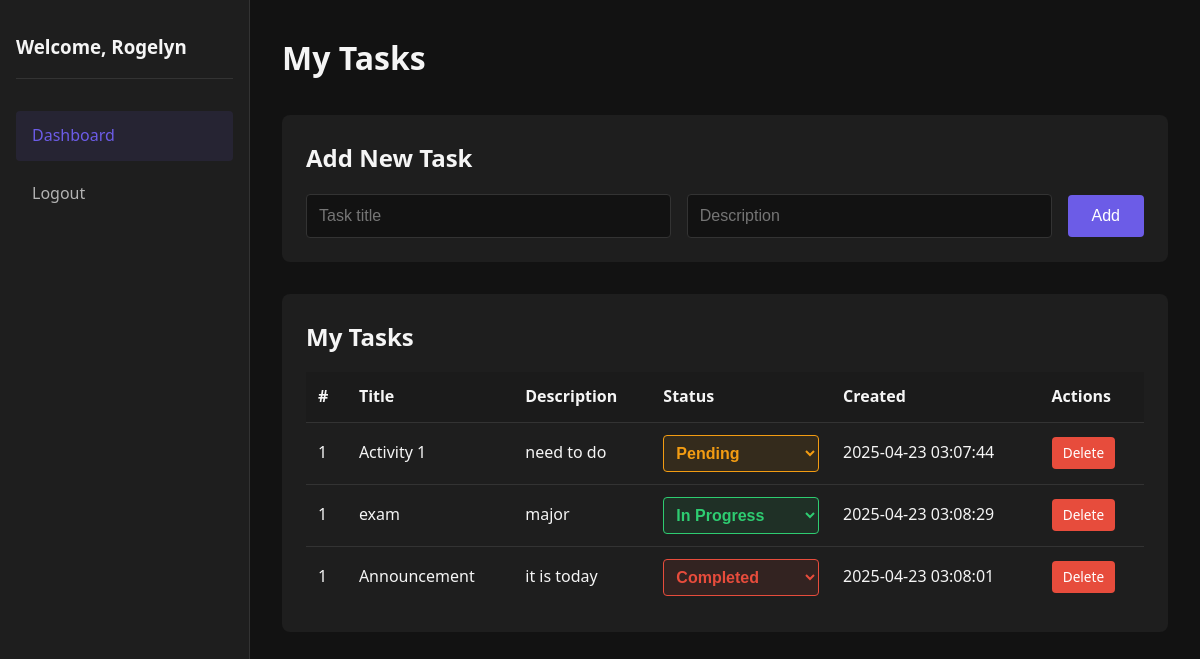
/dashboard (signed in), run on the app's committed database.
### tables this page shows
CREATE TABLE todos (
        id INTEGER PRIMARY KEY AUTOINCREMENT,
        user_id INTEGER NOT NULL,
        title TEXT NOT NULL,
        description TEXT,
        status TEXT DEFAULT 'pending',
        created_at TIMESTAMP DEFAULT CURRENT_TIMESTAMP,
        FOREIGN KEY (user_id) REFERENCES users (id)
    );

### app.py (the view)
@app.route('/dashboard')
@login_required
def dashboard():
    conn = get_db_connection()
    todos = conn.execute('SELECT * FROM todos WHERE user_id = ? ORDER BY created_at DESC', (session['user_id'],)).fetchall()
    conn.close()
    return render_template('dashboard.html', todos=todos)

### app.py (called while the page is built)
def get_db_connection():
    conn = sqlite3.connect('todo.db')
    conn.row_factory = sqlite3.Row
    return conn

def login_required(f):
    @wraps(f)
    def decorated_function(*args, **kwargs):
        if 'user_id' not in session:
            flash('Please login first', 'error')
            return redirect(url_for('login'))
        return f(*args, **kwargs)
    return decorated_function

@app.after_request
def add_header(response):
    response.headers['Cache-Control'] = 'no-store, no-cache, must-revalidate, max-age=0'
    response.headers['Pragma'] = 'no-cache'
    response.headers['Expires'] = '0'
    return response

### templates/dashboard.html (shortened to what this page needs)
<!DOCTYPE html>
<html lang="en">
<head>
</head>
<body>
    <div class="dashboard-container">
        <nav class="sidebar">
            <div class="user-info">
                <h3>Welcome, {{ session.username }}</h3>
            </div>
            <ul class="menu">
                <li class="active"><a href="{{ url_for('dashboard') }}">Dashboard</a></li>
                <li><a href="{{ url_for('logout') }}">Logout</a></li>
            </ul>
        </nav>
        <main class="content">
            <header>
                <h1>My Tasks</h1>
            </header>
            <div class="add-todo">
                <h2>Add New Task</h2>
                <form action="{{ url_for('add_todo') }}" method="post">
                    <div class="form-row">
                        <input type="text" name="title" placeholder="Task title" required>
                        <input type="text" name="description" placeholder="Description">
                        <button type="submit" class="btn primary">Add</button>
                    </div>
                </form>
            </div>
            <div class="todo-list">
                <h2>My Tasks</h2>
                {% if todos %}
                    <table>
                        <thead>
                            <tr>
                                <th>#</th>
                                <th>Title</th>
                                <th>Description</th>
                                <th>Status</th>
                                <th>Created</th>
                                <th>Actions</th>
                            </tr>
                        </thead>
                        <tbody>
                            {% for todo in todos if todo.status == 'pending' %}
                                <tr>
                                    <td>{{ loop.index }}</td>
                                    <td>{{ todo.title }}</td>
                                    <td>{{ todo.description }}</td>
                                    <td>
                                        <form action="{{ url_for('update_todo', todo_id=todo.id) }}" method="post">
                                            <select name="status" onchange="this.form.submit()" class="status-select status-pending">
                                                <option value="pending" selected>Pending</option>
                                            </select>
                                        </form>
                                    </td>
                                    <td>{{ todo.created_at }}</td>
                                    <td>
                                        <a href="{{ url_for('delete_todo', todo_id=todo.id) }}" class="btn danger small">Delete</a>
                                    </td>
                                </tr>
                            {% endfor %}
                            {% for todo in todos if todo.status == 'in-progress' %}
                                <tr>
                                    <td>{{ loop.index }}</td>
                                    <td>{{ todo.title }}</td>
                                    <td>{{ todo.description }}</td>
                                    <td>
                                        <form action="{{ url_for('update_todo', todo_id=todo.id) }}" method="post">
                                            <select name="status" onchange="this.form.submit()" class="status-select status-in-progress">
                                                <option value="in-progress" selected>In Progress</option>
                                            </select>
                                        </form>
                                    </td>
                                    <td>{{ todo.created_at }}</td>
                                    <td>
                                        <a href="{{ url_for('delete_todo', todo_id=todo.id) }}" class="btn danger small">Delete</a>
                                    </td>
                                </tr>
                            {% endfor %}
                            {% for todo in todos if todo.status == 'completed' %}
                                <tr>
                                    <td>{{ loop.index }}</td>
                                    <td>{{ todo.title }}</td>
                                    <td>{{ todo.description }}</td>
                                    <td>
                                        <form action="{{ url_for('update_todo', todo_id=todo.id) }}" method="post">
                                            <select name="status" onchange="this.form.submit()" class="status-select status-completed">
                                                <option value="completed" selected>Completed</option>
                                            </select>
                                        </form>
                                    </td>
                                    <td>{{ todo.created_at }}</td>
                                    <td>
                                        <a href="{{ url_for('delete_todo', todo_id=todo.id) }}" class="btn danger small">Delete</a>
                                    </td>
                                </tr>
                            {% endfor %}
                        </tbody>
                    </table>
                {% else %}
                    <p class="no-todos">No tasks found. Add one to get started!</p>
                {% endif %}
            </div>
        </main>
    </div>
</body>
</html>

### templates/dashboard.html (style rules this page uses)
:root { --primary-color: #6c5ce7; --secondary-color: #a29bfe; --bg-color: #121212; --bg-secondary: #1e1e1e; --text-color: #f5f5f5; --text-secondary: #b3b3b3; --border-color: #333; --danger-color: #e74c3c; --success-color: #2ecc71; --warning-color: #f39c12; --info-color: #3498db; --pending-color: #f39c12; --in-progress-color: #2ecc71; --completed-color: #e74c3c; }
* { margin: 0; padding: 0; box-sizing: border-box; }
body { font-family: 'Segoe UI', Tahoma, Geneva, Verdana, sans-serif; background-color: var(--bg-color); color: var(--text-color); line-height: 1.6; }
a { color: var(--primary-color); text-decoration: none; }
.dashboard-container { display: flex; min-height: 100vh; }
.sidebar { width: 250px; background-color: var(--bg-secondary); padding: 2rem 1rem; border-right: 1px solid var(--border-color); }
.user-info { margin-bottom: 2rem; padding-bottom: 1rem; border-bottom: 1px solid var(--border-color); }
.menu { list-style: none; }
.menu li { margin-bottom: 0.5rem; }
.menu li a { display: block; padding: 0.75rem 1rem; border-radius: 4px; color: var(--text-secondary); transition: background-color 0.3s; }
.menu li a:hover, .menu li.active a { background-color: rgba(108, 92, 231, 0.1); color: var(--primary-color); text-decoration: none; }
.content { flex: 1; padding: 2rem; overflow-y: auto; }
header { margin-bottom: 2rem; }
header h1 { font-size: 2rem; margin-bottom: 0.5rem; }
.add-todo { background-color: var(--bg-secondary); padding: 1.5rem; border-radius: 8px; margin-bottom: 2rem; }
.add-todo h2 { margin-bottom: 1rem; font-size: 1.5rem; }
.form-row { display: flex; gap: 1rem; align-items: center; }
input[type="text"], input[type="password"], textarea, select { width: 100%; padding: 0.75rem; background-color: var(--bg-color); border: 1px solid var(--border-color); border-radius: 4px; color: var(--text-color); font-size: 1rem; }
.btn { display: inline-block; padding: 0.75rem 1.5rem; background-color: var(--primary-color); color: white; border: none; border-radius: 4px; cursor: pointer; font-size: 1rem; transition: background-color 0.3s, transform 0.2s; text-align: center; }
.btn.primary { background-color: var(--primary-color); }
.btn.danger { background-color: var(--danger-color); }
.btn.small { padding: 0.3rem 0.7rem; font-size: 0.85rem; }
.todo-list { background-color: var(--bg-secondary); padding: 1.5rem; border-radius: 8px; }
.todo-list h2 { margin-bottom: 1rem; font-size: 1.5rem; }
table { width: 100%; border-collapse: collapse; margin-top: 1rem; }
table th, table td { padding: 0.75rem; text-align: left; border-bottom: 1px solid var(--border-color); }
table th { background-color: rgba(0, 0, 0, 0.1); color: var(--text-color); }
table tr:last-child td { border-bottom: none; }
.status-select { padding: 0.5rem; border-radius: 4px; font-weight: bold; }
.status-pending { color: var(--pending-color); border: 1px solid var(--pending-color); background-color: rgba(243, 156, 18, 0.1); }
.status-in-progress { color: var(--in-progress-color); border: 1px solid var(--in-progress-color); background-color: rgba(46, 204, 113, 0.1); }
.status-completed { color: var(--completed-color); border: 1px solid var(--completed-color); background-color: rgba(231, 76, 60, 0.1); }

### data on the page
todos: title "Activity 1", description "need to do", created_at "2025-04-23 03:07:44"
todos: title "exam", description "major", created_at "2025-04-23 03:08:29"
todos: title "Announcement", description "it is today", created_at "2025-04-23 03:08:01"

### other printed values
{{ session.username }} "Rogelyn"
